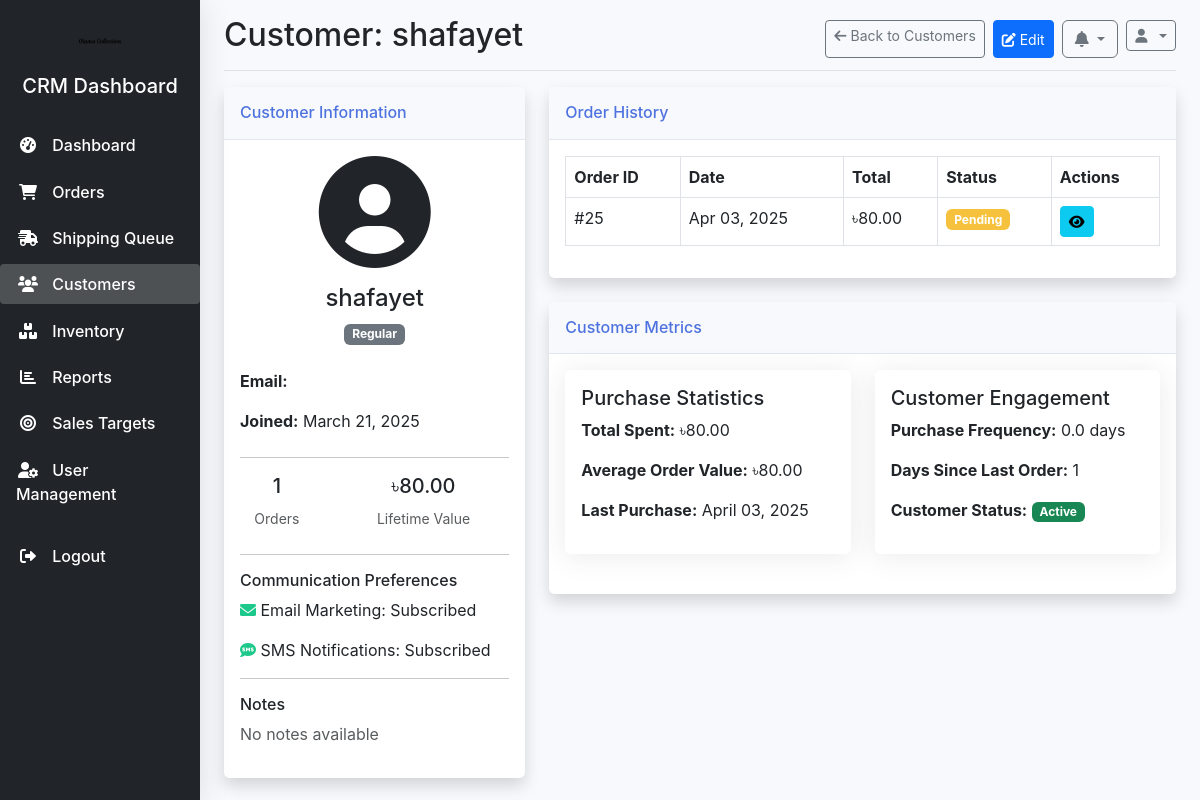
Page /crm/customers/2/ (signed in) on the committed database.
### crm/models.py (models this page shows, shortened)
class Customer(models.Model):
    user = models.OneToOneField(User, on_delete=models.CASCADE, related_name='crm_customer')
    CUSTOMER_TYPE_CHOICES = (
        ('regular', _('Regular')),
        ('vip', _('VIP')),
        ('wholesale', _('Wholesale')),
    )
    customer_type = models.CharField(max_length=20, choices=CUSTOMER_TYPE_CHOICES, default='regular')
    lifetime_value = models.DecimalField(max_digits=10, decimal_places=2, default=0)
    last_purchase_date = models.DateTimeField(null=True, blank=True)
    total_orders = models.PositiveIntegerField(default=0)
    notes = models.TextField(blank=True)
    email_opt_in = models.BooleanField(default=True)
    sms_opt_in = models.BooleanField(default=True)

class OrderStatus(models.Model):
    name = models.CharField(max_length=50)
    description = models.TextField(blank=True)
    color_code = models.CharField(max_length=7, default="#808080")  # Hex color code
    is_active = models.BooleanField(default=True)
    sort_order = models.PositiveSmallIntegerField(default=0)
    is_initial = models.BooleanField(default=False)
    is_processing = models.BooleanField(default=False)
    is_completed = models.BooleanField(default=False)
    is_cancelled = models.BooleanField(default=False)
    class Meta:
        verbose_name_plural = "Order Statuses"
        ordering = ['sort_order']

### orders/models.py (models this page shows, shortened)
class Order(models.Model):
    order_number = models.CharField(max_length=20, unique=True, null=True, blank=True)
    customer = models.ForeignKey(User, on_delete=models.SET_NULL, related_name='orders', null=True, blank=True)
    shipping_address = models.TextField(null=True, blank=True)
    billing_address = models.TextField(blank=True, null=True)
    payment_method = models.CharField(max_length=50, null=True, blank=True)  # Made nullable
    payment_status = models.CharField(max_length=50, default='pending')
    total_amount = models.DecimalField(max_digits=10, decimal_places=2, null=True, blank=True)  # Made nullable
    created_at = models.DateTimeField(auto_now_add=True)
    updated_at = models.DateTimeField(auto_now=True)
    status = models.ForeignKey('crm.OrderStatus', on_delete=models.SET_NULL, null=True, blank=True)
    tracking_code = models.CharField(max_length=50, blank=True, null=True)
    consignment_id = models.CharField(max_length=50, blank=True, null=True)
    delivery_status = models.CharField(max_length=50, blank=True, null=True)
    inventory_updated = models.BooleanField(default=False)

### crm/views.py (the view, shortened to what this page needs)
# urls.py: path('customers/<str:customer_id>/', views.customer_detail, name='customer_detail'),
@crm_login_required
def customer_detail(request, customer_id):
    from .models import Customer
    from orders.models import Order
    from django.utils import timezone
    from datetime import timedelta
    from django.http import Http404
    is_registered = customer_id.startswith('reg_')
    is_guest = customer_id.startswith('guest_')
    if is_registered:
        user_id = customer_id.replace('reg_', '')
        customer = get_object_or_404(Customer.objects.select_related('user'), user__id=user_id)
        user = customer.user
        orders = Order.objects.filter(customer=user).select_related('status').order_by('-created_at')
        customer.total_orders = orders.count()
        customer.lifetime_value = orders.aggregate(total=Sum('total_amount'))['total'] or 0
        last_order = orders.first()
        if last_order:
            customer.last_purchase_date = last_order.created_at
        customer.save()
        email = user.email
        name = user.get_full_name() or user.username
        customer_type = customer.get_customer_type_display()
    else:
        try:
            customer_id = int(customer_id)
            customer = get_object_or_404(Customer.objects.select_related('user'), id=customer_id)
            user = customer.user
            orders = Order.objects.filter(customer=user).select_related('status').order_by('-created_at')
            customer.total_orders = orders.count()
            customer.lifetime_value = orders.aggregate(total=Sum('total_amount'))['total'] or 0
            last_order = orders.first()
            if last_order:
                customer.last_purchase_date = last_order.created_at
            customer.save()
            email = user.email
            name = user.get_full_name() or user.username
            customer_type = customer.get_customer_type_display()
            is_registered = True
        except (ValueError, TypeError):
            raise Http404("Customer not found")
    total_spent = customer.lifetime_value
    total_orders = customer.total_orders
    avg_order_value = total_spent / total_orders if total_orders > 0 else 0
    first_order = orders.order_by('created_at').first()
    last_order = orders.order_by('-created_at').first()
    days_since_first_order = (timezone.now().date() - first_order.created_at.date()).days if first_order else 0
    days_since_last_order = (timezone.now().date() - last_order.created_at.date()).days if last_order else 999
    if total_orders > 1 and first_order and last_order:
        date_range = (last_order.created_at.date() - first_order.created_at.date()).days
        purchase_frequency = date_range / (total_orders - 1)
    else:
        purchase_frequency = 0
    context = {
        'customer': customer,
        'orders': orders,
        'total_spent': total_spent,
        'avg_order_value': avg_order_value,
        'days_since_last_order': days_since_last_order,
        'purchase_frequency': purchase_frequency,
        'is_registered': is_registered if 'is_registered' in locals() else True,
        'email': email,
        'name': name,
        'customer_type': customer_type
    }
    return render(request, 'crm/customers/detail.html', context)

### core/context_processors.py (called while the page is built)
def site_settings(request):
    return {
        'site_name': get_site_config('site_name', 'Bangladesh E-commerce'),
        'site_logo': get_site_config('site_logo', '/static/img/default-logo.png'),
        'contact_email': get_site_config('contact_email', 'info@example.com'),
        'contact_phone': get_site_config('contact_phone', '+880xxxxxxxxx'),
    }

### core/utils.py (called while the page is built)
def get_site_config(name, default=None):
    try:
        config = SiteConfiguration.objects.get(name=name, active=True)
        if config.value:
            return config.value
        elif config.image:
            return config.image.url
        return default
    except SiteConfiguration.DoesNotExist:
        return default

### crm/templates/crm/customers/detail.html (shortened to what this page needs)
{% extends 'crm/base.html' %}
{% load static %}
{% block page_title %}Customer: {{ name }}{% endblock %}
{% block header_buttons %}
<a href="{% url 'crm:customer_list' %}" class="btn btn-sm btn-outline-secondary me-2">
    <i class="fas fa-arrow-left"></i> Back to Customers
</a>
{% if is_registered %}
<button type="button" class="btn btn-sm btn-primary" data-bs-toggle="modal" data-bs-target="#editCustomerModal">
    <i class="fas fa-edit"></i> Edit
</button>
{% endif %}
{% endblock %}
{% block content %}
<div class="row">
    <div class="col-lg-4">
        <div class="card shadow mb-4">
            <div class="card-header py-3">
                <h6 class="m-0 font-weight-bold text-primary">Customer Information</h6>
            </div>
            <div class="card-body">
                <div class="text-center mb-4">
                    <i class="fas fa-user-circle fa-7x text-gray-300 mb-3"></i>
                    <h4>{{ name }}</h4>
                    <span class="badge {% if is_registered %}bg-{% if customer.customer_type == 'regular' %}secondary{% elif customer.customer_type == 'vip' %}primary{% else %}success{% endif %}{% else %}bg-warning{% endif %}">
                        {{ customer_type }}
                    </span>
                </div>
                <div class="mb-4">
                    <p><strong>Email:</strong> {{ email }}</p>
                    {% if is_registered %}
                    <p><strong>Joined:</strong> {{ customer.user.date_joined|date:"F d, Y" }}</p>
                    {% else %}
                    <p><strong>First Order:</strong> {{ orders.last.created_at|date:"F d, Y" }}</p>
                    {% endif %}
                </div>
                <hr>
                <div class="row text-center mb-4">
                    <div class="col-4">
                        <h5>{{ customer.total_orders }}</h5>
                        <small class="text-muted">Orders</small>
                    </div>
                    <div class="col-8">
                        <h5>৳{{ customer.lifetime_value|floatformat:2 }}</h5>
                        <small class="text-muted">Lifetime Value</small>
                    </div>
                </div>
                <hr>
                {% if is_registered %}
                <div class="mb-3">
                    <h6 class="font-weight-bold">Communication Preferences</h6>
                    <p>
                        <i class="fas fa-envelope {% if customer.email_opt_in %}text-success{% else %}text-danger{% endif %}"></i>
                        Email Marketing: {% if customer.email_opt_in %}Subscribed{% else %}Unsubscribed{% endif %}
                    </p>
                    <p>
                        <i class="fas fa-sms {% if customer.sms_opt_in %}text-success{% else %}text-danger{% endif %}"></i>
                        SMS Notifications: {% if customer.sms_opt_in %}Subscribed{% else %}Unsubscribed{% endif %}
                    </p>
                </div>
                <hr>
                {% endif %}
                <div class="mb-3">
                    <h6 class="font-weight-bold">Notes</h6>
                    {% if customer.notes %}
                    <p>{{ customer.notes }}</p>
                    {% else %}
                    <p class="text-muted">No notes available</p>
                    {% endif %}
                </div>
            </div>
        </div>
    </div>
    <div class="col-lg-8">
        <div class="card shadow mb-4">
            <div class="card-header py-3">
                <h6 class="m-0 font-weight-bold text-primary">Order History</h6>
            </div>
            <div class="card-body">
                <div class="table-responsive">
                    <table class="table table-bordered" id="ordersTable" width="100%" cellspacing="0">
                        <thead>
                            <tr>
                                <th>Order ID</th>
                                <th>Date</th>
                                <th>Total</th>
                                <th>Status</th>
                                <th>Actions</th>
                            </tr>
                        </thead>
                        <tbody>
                            {% for order in orders %}
                            <tr>
                                <td>#{{ order.id }}</td>
                                <td>{{ order.created_at|date:"M d, Y" }}</td>
                                <td>৳{{ order.total_amount|floatformat:2 }}</td>
                                <td>
                                    <span class="badge" style="background-color: {{ order.status.color_code|default:'#808080' }}">
                                        {{ order.status.name|default:"Unknown" }}
                                    </span>
                                </td>
                                <td>
                                    <a href="{% url 'crm:order_detail' order.id %}" class="btn btn-sm btn-info">
                                        <i class="fas fa-eye"></i>
                                    </a>
                                </td>
                            </tr>
                            {% empty %}
                            <tr>
                                <td colspan="5" class="text-center">No orders yet</td>
                            </tr>
                            {% endfor %}
                        </tbody>
                    </table>
                </div>
            </div>
        </div>
        <div class="card shadow mb-4">
            <div class="card-header py-3">
                <h6 class="m-0 font-weight-bold text-primary">Customer Metrics</h6>
            </div>
            <div class="card-body">
                <div class="row mb-4">
                    <div class="col-md-6">
                        <div class="card">
                            <div class="card-body">
                                <h5 class="card-title">Purchase Statistics</h5>
                                <p><strong>Total Spent:</strong> ৳{{ total_spent|floatformat:2 }}</p>
                                <p><strong>Average Order Value:</strong> ৳{{ avg_order_value|floatformat:2 }}</p>
                                <p><strong>Last Purchase:</strong>
                                    {% if customer.last_purchase_date %}
                                    {{ customer.last_purchase_date|date:"F d, Y" }}
                                    {% else %}
                                    Never
                                    {% endif %}
                                </p>
                            </div>
                        </div>
                    </div>
                    <div class="col-md-6">
                        <div class="card">
                            <div class="card-body">
                                <h5 class="card-title">Customer Engagement</h5>
                                <p><strong>Purchase Frequency:</strong> {{ purchase_frequency|floatformat:1 }} days</p>
                                <p><strong>Days Since Last Order:</strong> {{ days_since_last_order }}</p>
                                <p><strong>Customer Status:</strong>
                                    {% if days_since_last_order <= 30 %}
                                    <span class="badge bg-success">Active</span>
                                    {% elif days_since_last_order <= 90 %}
                                    <span class="badge bg-warning">At Risk</span>
                                    {% else %}
                                    <span class="badge bg-danger">Inactive</span>
                                    {% endif %}
                                </p>
                            </div>
                        </div>
                    </div>
                </div>
            </div>
        </div>
    </div>
</div>
{% endblock %}

### crm/static/crm/css/style.css (style rules this page uses)
body { font-family: 'Nunito', -apple-system, BlinkMacSystemFont, "Segoe UI", Roboto, "Helvetica Neue", Arial, sans-serif; background-color: #f8f9fc; }
.card { border: none; box-shadow: 0 0.15rem 1.75rem 0 rgba(58, 59, 69, 0.1); border-radius: 0.35rem; }
.card-header { background-color: #f8f9fc; border-bottom: 1px solid #e3e6f0; }
.text-primary { color: #4e73df !important; }
.text-success { color: #1cc88a !important; }
.table-responsive { overflow-x: auto; }

### rows in the picture
Customer: customer_type "Regular", user.date_joined "March 21, 2025", total_orders "1", lifetime_value "80.00", last_purchase_date "April 03, 2025"
Order: id "25", created_at "Apr 03, 2025", total_amount "80.00", status.name "Pending"

### other values in the picture
{{ name }} "shafayet"
{{ avg_order_value|floatformat:2 }} "80.00"
{{ purchase_frequency|floatformat:1 }} "0.0"
